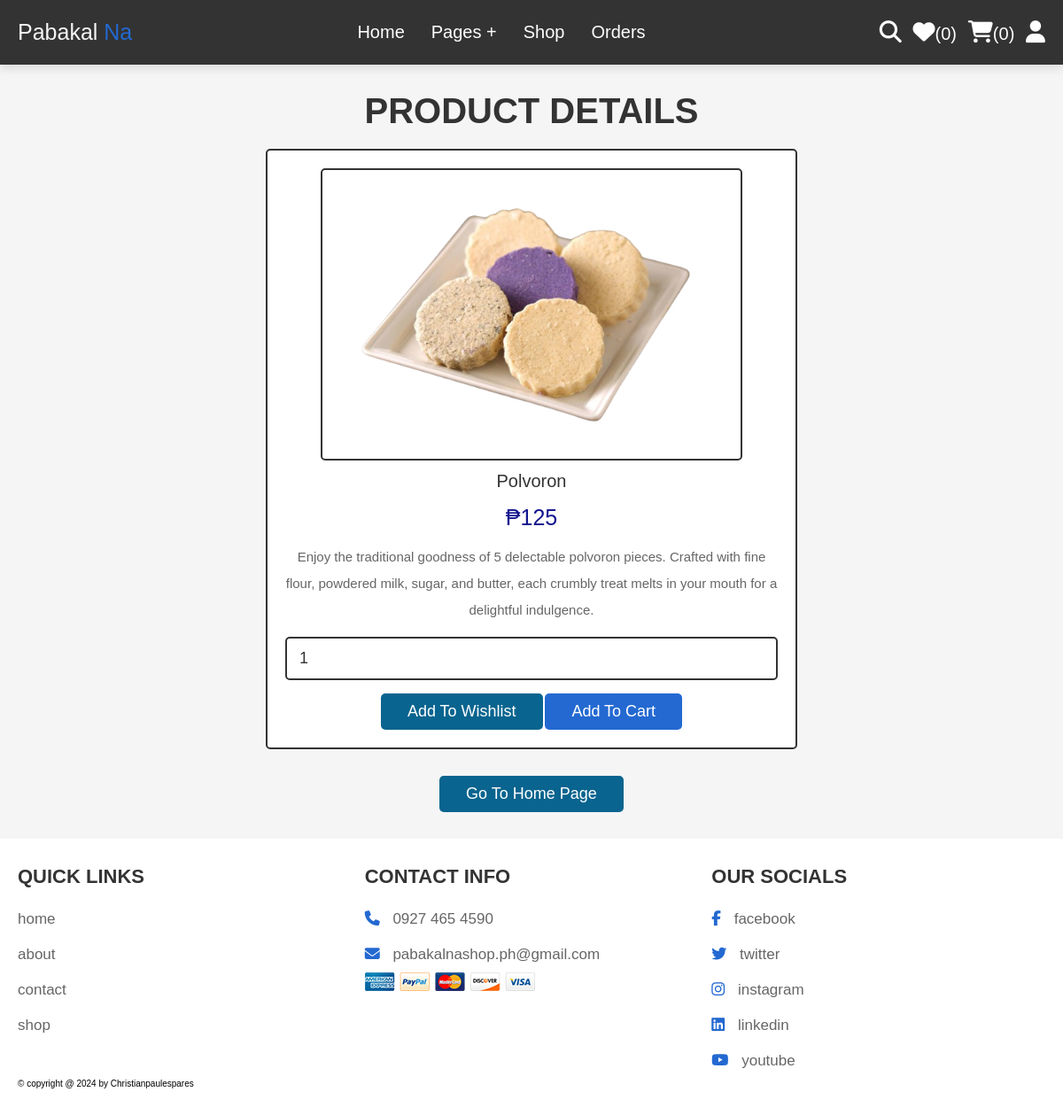
/pabakalna-main3/view_page.php?pid=29 (signed in), run on the app's committed database.
### tables this page shows
CREATE TABLE `products` (
  `id` int(100) NOT NULL,
  `name` varchar(100) NOT NULL,
  `details` varchar(500) NOT NULL,
  `price` int(100) NOT NULL,
  `image` varchar(100) NOT NULL
);

### pabakalna-main3/view_page.php (the view, shortened to what this page needs)
<?php
@include 'config.php';
?>
<!DOCTYPE html>
<html lang="en">
<head>
   <link rel="stylesheet" href="https://cdnjs.cloudflare.com/ajax/libs/font-awesome/6.5.1/css/all.min.css">
   <link rel="stylesheet" href="css/style.css">
</head>
<body>
<?php @include 'header.php'; ?>
<section class="quick-view">
    <h1 class="title">product details</h1>
    <?php
        if(isset($_GET['pid'])){
            $pid = $_GET['pid'];
            $select_products = mysqli_query($conn, "SELECT * FROM `products` WHERE id = '$pid'") or die('query failed');
         if(mysqli_num_rows($select_products) > 0){
            while($fetch_products = mysqli_fetch_assoc($select_products)){
    ?>
    <form action="" method="POST">
         <img src="uploaded_img/<?php echo $fetch_products['image']; ?>" alt="" class="image">
         <div class="name"><?php echo $fetch_products['name']; ?></div>
         <div class="price">₱<?php echo $fetch_products['price']; ?></div>
         <div class="details"><?php echo $fetch_products['details']; ?></div>
         <input type="number" name="product_quantity" value="1" min="0" class="qty">
         <input type="submit" value="add to wishlist" name="add_to_wishlist" class="option-btn">
         <input type="submit" value="add to cart" name="add_to_cart" class="btn">
      </form>
    <?php
            }
        }else{
        echo '<p class="empty">no products details available!</p>';
        }
    }
    ?>
    <div class="more-btn">
        <a href="home.php" class="option-btn">go to home page</a>
    </div>
</section>
<?php @include 'footer.php'; ?>
</body>
</html>

### pabakalna-main3/css/style.css (style rules this page uses)
:root { --lightblue:#2369d1; --blue:#14168f; --skyblue:#09648f; --black:#333; --white:#fff; --light-color:#666; --light-white:#ccc; --light-bg:#f5f5f5; --border:.2rem solid var(--black); --box-shadow:0 .5rem 1rem rgba(0,0,0,.1); --light-black: #443; --border-radius: 95% 4% 97% 5% / 4% 94% 3% 95%; --border-radius-hover: 4% 95% 6% 95% / 95% 4% 92% 5%; --border-hover: .2rem dashed var(--black); }
* { font-family: 'Poppins', sans-serif; margin:0; padding:0; box-sizing: border-box; outline: none; border:none; text-decoration: none; transition:all .2s linear; }
html { font-size: 62.5%; overflow-x: hidden; scroll-behavior: smooth; scroll-padding-top: 6.5rem; }
body { background: var(--light-bg); }
section { padding:3rem 2rem; }
.btn, .delete-btn, .option-btn { display: inline-block; border-radius: .5rem; margin-top: 1rem; font-size: 1.8rem; color:var(--white); cursor: pointer; padding:1rem 3rem; text-transform: capitalize; }
.btn { background-color: var(--lightblue); }
.option-btn { background-color: var(--skyblue); }
.more-btn { margin-top: 2rem; text-align: center; }
.title { text-align: center; margin-bottom: 2rem; color:var(--black); text-transform: uppercase; font-size: 4rem; }
.quick-view form { max-width: 60rem; padding:2rem; text-align: center; border:var(--border); box-shadow: var(--border); border-radius: .5rem; background-color: var(--white); margin:0 auto; }
.quick-view form .image { height: 33rem; border:var(--border); border-radius: .5rem; }
.quick-view form .name { margin:1rem 0; font-size: 2rem; color:var(--black); }
.quick-view form .price { color:var(--blue); font-size: 2.5rem; padding:.5rem 0; }
.quick-view form .details { padding:1rem 0; font-size: 1.5rem; color:var(--light-color); line-height: 2; }
.quick-view form .qty { width: 100%; padding:1.2rem 1.4rem; font-size: 1.8rem; color:var(--black); border-radius: .5rem; border:var(--border); margin:.5rem 0; }

### data on the page
products: image (picture), name "Polvoron", price "125", details "Enjoy the traditional goodness of 5 delectable polvoron pieces. Crafted with fine flour, powdered milk, sugar, and butter, each crumbly treat melts in your mouth for a delightful indulgence."

### other printed values
$wishlist_num_rows "0"
$cart_num_rows "0"
